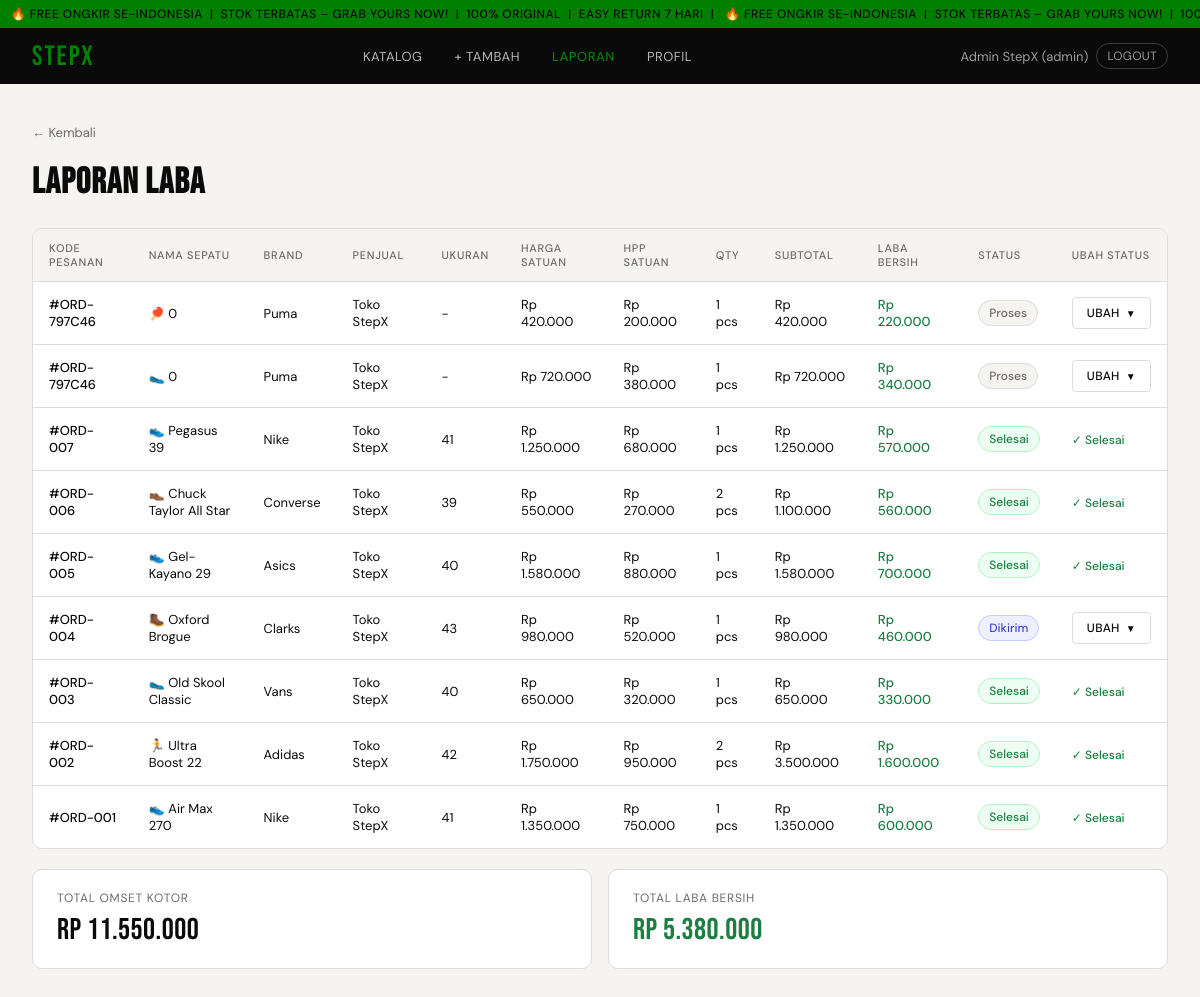
/laba.php (signed in), run on an earlier commit of the app's database.
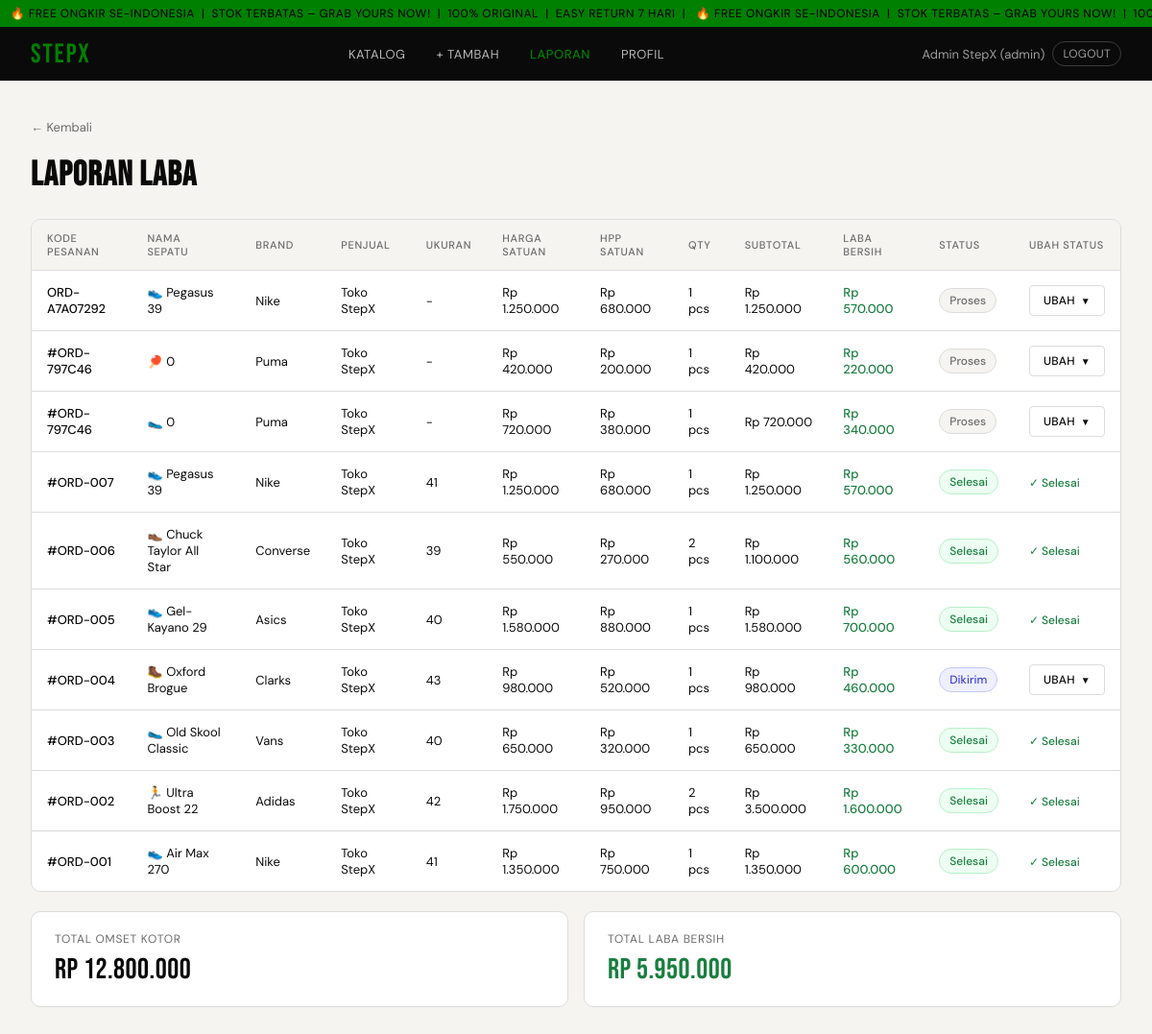
And on a later commit of the database.
### tables this page shows
CREATE TABLE IF NOT EXISTS `detail_pesanan` (
  `id` int unsigned NOT NULL AUTO_INCREMENT,
  `pesanan_id` int unsigned NOT NULL,
  `produk_id` int unsigned NOT NULL,
  `penjual_id` int unsigned NOT NULL,
  `nama_produk` varchar(200) NOT NULL COMMENT 'Snapshot nama saat order',
  `harga_satuan` decimal(12,2) NOT NULL COMMENT 'Snapshot harga saat order',
  `hpp_satuan` decimal(12,2) NOT NULL COMMENT 'Snapshot HPP saat order',
  `ukuran` varchar(10) DEFAULT NULL,
  `qty` int NOT NULL DEFAULT '1',
  `subtotal` decimal(12,2) NOT NULL,
  PRIMARY KEY (`id`),
  KEY `fk_detail_produk` (`produk_id`),
  KEY `idx_detail_penjual` (`penjual_id`),
  KEY `idx_detail_pesanan` (`pesanan_id`),
  CONSTRAINT `fk_detail_penjual` FOREIGN KEY (`penjual_id`) REFERENCES `users` (`id`),
  CONSTRAINT `fk_detail_pesanan` FOREIGN KEY (`pesanan_id`) REFERENCES `pesanan` (`id`) ON DELETE CASCADE,
  CONSTRAINT `fk_detail_produk` FOREIGN KEY (`produk_id`) REFERENCES `produk` (`id`)
);

CREATE TABLE IF NOT EXISTS `pesanan` (
  `id` int unsigned NOT NULL AUTO_INCREMENT,
  `kode_pesanan` varchar(20) NOT NULL,
  `pembeli_id` int unsigned NOT NULL,
  `alamat_id` int unsigned NOT NULL,
  `subtotal` decimal(12,2) NOT NULL,
  `ongkos_kirim` decimal(10,2) NOT NULL DEFAULT '0.00',
  `diskon` decimal(10,2) NOT NULL DEFAULT '0.00',
  `total_bayar` decimal(12,2) NOT NULL,
  `metode_bayar` enum('transfer_bank','cod','ewallet','kartu_kredit') NOT NULL,
  `status_bayar` enum('menunggu','lunas','gagal','refund') NOT NULL DEFAULT 'menunggu',
  `status_pesanan` enum('proses','dikemas','dikirim','selesai','dibatalkan') NOT NULL DEFAULT 'proses',
  `catatan` text,
  `created_at` datetime NOT NULL DEFAULT CURRENT_TIMESTAMP,
  `updated_at` datetime NOT NULL DEFAULT CURRENT_TIMESTAMP ON UPDATE CURRENT_TIMESTAMP,
  PRIMARY KEY (`id`),
  UNIQUE KEY `kode_pesanan` (`kode_pesanan`),
  KEY `fk_pesanan_alamat` (`alamat_id`),
  KEY `idx_pesanan_pembeli` (`pembeli_id`),
  KEY `idx_pesanan_status` (`status_pesanan`),
  KEY `idx_pesanan_tanggal` (`created_at`),
  CONSTRAINT `fk_pesanan_alamat` FOREIGN KEY (`alamat_id`) REFERENCES `alamat_pembeli` (`id`),
  CONSTRAINT `fk_pesanan_pembeli` FOREIGN KEY (`pembeli_id`) REFERENCES `users` (`id`)
);

CREATE TABLE IF NOT EXISTS `produk` (
  `id` int unsigned NOT NULL AUTO_INCREMENT,
  `penjual_id` int unsigned NOT NULL,
  `kategori_id` int unsigned NOT NULL,
  `nama` varchar(200) NOT NULL,
  `brand` varchar(100) NOT NULL,
  `deskripsi` text,
  `harga_jual` decimal(12,2) NOT NULL,
  `hpp` decimal(12,2) NOT NULL COMMENT 'Harga Pokok Penjualan / Modal',
  `stok` int NOT NULL DEFAULT '0',
  `berat_gram` int NOT NULL DEFAULT '500',
  `emoji` varchar(10) DEFAULT '?',
  `is_new` tinyint(1) NOT NULL DEFAULT '0',
  `status` enum('aktif','nonaktif','habis') NOT NULL DEFAULT 'aktif',
  `created_at` datetime NOT NULL DEFAULT CURRENT_TIMESTAMP,
  `updated_at` datetime NOT NULL DEFAULT CURRENT_TIMESTAMP ON UPDATE CURRENT_TIMESTAMP,
  PRIMARY KEY (`id`),
  KEY `idx_produk_kategori` (`kategori_id`),
  KEY `idx_produk_penjual` (`penjual_id`),
  KEY `idx_produk_status` (`status`),
  CONSTRAINT `fk_produk_kategori` FOREIGN KEY (`kategori_id`) REFERENCES `kategori` (`id`),
  CONSTRAINT `fk_produk_penjual` FOREIGN KEY (`penjual_id`) REFERENCES `users` (`id`),
  CONSTRAINT `chk_harga` CHECK ((`harga_jual` > 0)),
  CONSTRAINT `chk_hpp` CHECK ((`hpp` > 0)),
  CONSTRAINT `chk_stok` CHECK ((`stok` >= 0))
);

CREATE TABLE IF NOT EXISTS `users` (
  `id` int unsigned NOT NULL AUTO_INCREMENT,
  `nama` varchar(100) NOT NULL,
  `email` varchar(150) NOT NULL,
  `password` varchar(255) NOT NULL,
  `no_hp` varchar(20) DEFAULT NULL,
  `role` enum('pembeli','penjual','admin') NOT NULL DEFAULT 'pembeli',
  `status` enum('aktif','nonaktif','banned') NOT NULL DEFAULT 'aktif',
  `created_at` datetime NOT NULL DEFAULT CURRENT_TIMESTAMP,
  `updated_at` datetime NOT NULL DEFAULT CURRENT_TIMESTAMP ON UPDATE CURRENT_TIMESTAMP,
  PRIMARY KEY (`id`),
  UNIQUE KEY `email` (`email`)
);

### includes/config.php (called while the page is built, shortened)
<?php
function currentUser(): array {
  return [
    'id'    => $_SESSION['user_id']   ?? 0,
    'nama'  => $_SESSION['nama']      ?? '',
    'email' => $_SESSION['email']     ?? '',
    'role'  => $_SESSION['role']      ?? '',
    'no_hp' => $_SESSION['no_hp']     ?? '',
  ];
}
function rp(int|float $n): string {
  return 'Rp ' . number_format($n, 0, ',', '.');
}

### laba.php (the view, shortened to what this page needs)
<?php
require_once __DIR__ . '/includes/config.php';
$user = currentUser();
$db = getDB();
if ($user['role'] === 'admin') {
  $rows = $db->query(
    'SELECT
        dp.id,
        dp.pesanan_id,
        dp.produk_id,
        dp.nama_produk,
        dp.harga_satuan,
        dp.hpp_satuan,
        dp.qty,
        dp.subtotal,
        dp.ukuran,
        pr.brand,
        pr.emoji,
        u.nama  AS penjual_nama,
        p.kode_pesanan,
        p.status_pesanan
      FROM detail_pesanan dp
      JOIN produk  pr ON pr.id = dp.produk_id
      JOIN users   u  ON u.id  = dp.penjual_id
      JOIN pesanan p  ON p.id  = dp.pesanan_id
      ORDER BY dp.id DESC'
  )->fetch_all(MYSQLI_ASSOC);
}
$totalOmset = 0;
$totalLaba  = 0;
foreach ($rows as $r) {
  $totalOmset += (float)$r['subtotal'];
  $totalLaba  += ((float)$r['harga_satuan'] - (float)$r['hpp_satuan']) * (int)$r['qty'];
}
function statusStyle(string $s): array {
  return match($s) {
    'selesai'    => ['bg' => '#EDFFF2', 'color' => '#1A7F40', 'border' => '#B6F0C9'],
    'dikirim'    => ['bg' => '#EEF0FF', 'color' => '#4040CC', 'border' => '#C5C9FF'],
    'dikemas'    => ['bg' => '#FFFAEB', 'color' => '#A06300', 'border' => '#FFE5A0'],
    'proses'     => ['bg' => '#F5F4F0', 'color' => '#6B6B6B', 'border' => '#DCDCDC'],
    'dibatalkan' => ['bg' => '#FFF0EF', 'color' => '#FF3A2D', 'border' => '#FFCFCC'],
    default      => ['bg' => '#F5F4F0', 'color' => '#6B6B6B', 'border' => '#DCDCDC'],
  };
}
$colSpan = $user['role'] === 'admin' ? 12 : 11;
$activePage = 'laba';
require_once __DIR__ . '/includes/header.php';
?>
<div class="laba-wrap">
  <a class="back-link" href="catalog.php" style="display:inline-flex;align-items:center;gap:6px;padding-top:8px">← Kembali</a>
  <h2>Laporan Laba</h2>
  <div class="laba-table-wrap">
    <table class="laba-table">
      <thead>
        <tr>
          <th>Kode Pesanan</th>
          <th>Nama Sepatu</th>
          <th>Brand</th>
          <?php if ($user['role'] === 'admin'): ?><th>Penjual</th><?php endif; ?>
          <th>Ukuran</th>
          <th>Harga Satuan</th>
          <th>HPP Satuan</th>
          <th>Qty</th>
          <th>Subtotal</th>
          <th>Laba Bersih</th>
          <th>Status</th>
          <th>Ubah Status</th>
        </tr>
      </thead>
      <tbody>
        <?php if (empty($rows)): ?>
          <tr>
            <td colspan="<?= $colSpan ?>"
                style="text-align:center;padding:32px;color:var(--muted)">
              Belum ada transaksi
            </td>
          </tr>
        <?php else: ?>
          <?php foreach ($rows as $r):
            $laba    = ((float)$r['harga_satuan'] - (float)$r['hpp_satuan']) * (int)$r['qty'];
            $st      = statusStyle($r['status_pesanan']);
            $dropId  = 'dd-' . $r['pesanan_id'] . '-' . $r['id'];
          ?>
          <tr id="row-<?= $r['pesanan_id'] ?>">
            <td style="font-weight:500"><?= htmlspecialchars($r['kode_pesanan']) ?></td>
            <td><?= htmlspecialchars($r['emoji'] ?? '') ?> <?= htmlspecialchars($r['nama_produk']) ?></td>
            <td><?= htmlspecialchars($r['brand']) ?></td>
            <?php if ($user['role'] === 'admin'): ?>
              <td><?= htmlspecialchars($r['penjual_nama']) ?></td>
            <?php endif; ?>
            <td><?= htmlspecialchars($r['ukuran'] ?? '-') ?></td>
            <td><?= rp($r['harga_satuan']) ?></td>
            <td><?= rp($r['hpp_satuan']) ?></td>
            <td><?= (int)$r['qty'] ?> pcs</td>
            <td><?= rp($r['subtotal']) ?></td>
            <td class="profit-val"><?= rp($laba) ?></td>
            <td>
              <span class="status-pill"
                style="background:<?= $st['bg'] ?>;color:<?= $st['color'] ?>;border-color:<?= $st['border'] ?>">
                <?= htmlspecialchars($r['status_pesanan']) ?>
              </span>
            </td>
            <td>
              <?php if ($r['status_pesanan'] === 'dibatalkan'): ?>
                <span style="font-size:12px;color:var(--muted)">—</span>
              <?php elseif ($r['status_pesanan'] === 'selesai'): ?>
                <span style="font-size:12px;color:#1A7F40;font-weight:500">✓ Selesai</span>
              <?php else: ?>
                <div class="status-dropdown" id="<?= $dropId ?>">
                  <button type="button" class="btn-ghost"
                    style="display:flex;align-items:center;gap:6px;font-size:12px"
                    onclick="toggleDropdown('<?= $dropId ?>')">
                    Ubah <span class="chevron">▼</span>
                  </button>
                </div>
              <?php endif; ?>
            </td>
          </tr>
          <?php endforeach; ?>
        <?php endif; ?>
      </tbody>
    </table>
  </div>
  <div class="laba-summary">
    <div class="summary-card">
      <div class="label">Total Omset Kotor</div>
      <div class="value"><?= rp($totalOmset) ?></div>
    </div>
    <div class="summary-card">
      <div class="label">Total Laba Bersih</div>
      <div class="value green"><?= rp($totalLaba) ?></div>
    </div>
  </div>
</div>
<?php require_once __DIR__ . '/includes/footer.php'; ?>

### includes/header.php (shortened to what this page needs)
<?php
$user = currentUser();
?>
<!DOCTYPE html>
<html lang="id">
<head>
<link rel="stylesheet" href="/stepx/assets/css/style.css">
</head>
<body>
<div class="ticker-bar">
  <div class="ticker-inner">
    &nbsp;&nbsp;&nbsp;🔥 FREE ONGKIR se-Indonesia &nbsp;|&nbsp; STOK TERBATAS – Grab yours now! &nbsp;|&nbsp; 100% ORIGINAL &nbsp;|&nbsp; Easy Return 7 Hari &nbsp;|&nbsp;&nbsp;&nbsp;🔥 FREE ONGKIR se-Indonesia &nbsp;|&nbsp; STOK TERBATAS – Grab yours now! &nbsp;|&nbsp; 100% ORIGINAL &nbsp;|&nbsp; Easy Return 7 Hari &nbsp;|&nbsp;
  </div>
</div>
<nav id="nav">
  <a class="logo" href="/stepx/catalog.php">STEPX</a>
  <div id="nav-links">
    <a href="/stepx/catalog.php" class="<?= $activePage==='catalog' ? 'active' : '' ?>">Katalog</a>
    <?php if ($user['role'] !== 'pembeli'): ?>
      <a href="/stepx/tambah.php" class="<?= $activePage==='tambah' ? 'active' : '' ?>">+ Tambah</a>
    <?php endif; ?>
    <?php if ($user['role'] === 'admin'): ?>
      <a href="/stepx/laba.php" class="<?= $activePage==='laba' ? 'active' : '' ?>">Laporan</a>
    <?php endif; ?>
    <a href="/stepx/profile.php" class="<?= $activePage==='profile' ? 'active' : '' ?>">Profil</a>
  </div>
  <div id="user-pill">
    <span><?= htmlspecialchars($user['nama']) ?> (<?= htmlspecialchars($user['role']) ?>)</span>
    <a href="/stepx/logout.php" id="logout-btn">Logout</a>
  </div>
</nav>

### includes/footer.php (shortened to what this page needs)
</body>
</html>

### assets/css/style.css (style rules this page uses)
*,*::before,*::after { box-sizing:border-box;margin:0;padding:0 }
:root { --brand:#0A0A0A; --accent:#E8FF00; --accent2:#FF3A2D; --surface:#F5F4F0; --surface2:#EBEBEB; --white:#FFFFFF; --text:#0A0A0A; --muted:#6B6B6B; --border:#DCDCDC; --radius:4px; --radius-lg:10px; --font-display:'Bebas Neue',sans-serif; --font-body:'DM Sans',sans-serif; }
body { font-family:var(--font-body);background:var(--surface);color:var(--text);min-height:100vh;font-size:15px }
a { color:inherit;text-decoration:none }
button { font-family:var(--font-body);cursor:pointer }
#nav { background:var(--brand);color:var(--white);padding:0 32px;display:flex;align-items:center;justify-content:space-between;height:56px;position:sticky;top:0;z-index:100 }
#nav .logo { font-family:var(--font-display);font-size:28px;letter-spacing:2px;color:green }
#nav-links { display:flex;gap:8px;align-items:center }
#nav-links a { background:none;border:none;color:rgba(255,255,255,0.7);font-size:13px;padding:6px 12px;border-radius:var(--radius);transition:all .15s;letter-spacing:.5px;text-transform:uppercase;display:inline-block }
#nav-links a.active { color:green;font-weight:500 }
#user-pill { display:flex;align-items:center;gap:8px;color:rgba(255,255,255,0.6);font-size:13px }
#logout-btn { background:none;border:1px solid rgba(255,255,255,0.2);color:rgba(255,255,255,0.6);font-size:12px;padding:4px 10px;border-radius:20px;transition:all .15s;text-transform:uppercase;letter-spacing:.3px }
.btn-ghost { background:none;border:1.5px solid var(--border);color:var(--text);padding:7px 14px;border-radius:var(--radius);font-size:12px;font-weight:500;letter-spacing:.3px;text-transform:uppercase;transition:all .15s;cursor:pointer }
.back-link { display:inline-flex;align-items:center;gap:6px;color:var(--muted);font-size:13px;margin-bottom:20px;transition:color .15s }
.laba-wrap { padding:32px }
.laba-wrap h2 { font-family:var(--font-display);font-size:36px;letter-spacing:1px;margin-bottom:24px }
.laba-table-wrap { background:var(--white);border-radius:var(--radius-lg);border:1px solid var(--border);overflow:hidden }
.laba-table { width:100%;border-collapse:collapse;font-size:13px }
.laba-table th { background:var(--surface);padding:12px 16px;text-align:left;font-size:11px;text-transform:uppercase;letter-spacing:.7px;color:var(--muted);font-weight:500;border-bottom:1px solid var(--border) }
.laba-table td { padding:14px 16px;border-bottom:1px solid var(--border) }
.laba-table tr:last-child td { border-bottom:none }
.profit-val { color:#1A7F40;font-weight:500 }
.laba-summary { display:grid;grid-template-columns:1fr 1fr;gap:16px;margin-top:20px }
.summary-card { background:var(--white);border-radius:var(--radius-lg);border:1px solid var(--border);padding:20px 24px }
.summary-card .label { font-size:12px;text-transform:uppercase;letter-spacing:.7px;color:var(--muted);margin-bottom:6px }
.summary-card .value { font-family:var(--font-display);font-size:30px;letter-spacing:.5px }
.summary-card .value.green { color:#1A7F40 }
.status-pill { display:inline-flex;align-items:center;gap:6px;padding:4px 10px;border-radius:20px;font-size:12px;font-weight:500;border:1px solid;text-transform:capitalize;white-space:nowrap }
.status-dropdown { position:relative;display:inline-block }
.chevron { font-size:10px;transition:transform .15s }
.ticker-bar { background:green;color:var(--brand);font-size:12px;font-weight:500;letter-spacing:.5px;text-transform:uppercase;padding:6px 0;overflow:hidden;white-space:nowrap }
.ticker-inner { display:inline-block;animation:ticker 18s linear infinite }

What changed in the data, as far as the page shows it:
added detail_pesanan: pesanan.kode_pesanan "ORD-A7A07292", produk.emoji "👟", nama_produk "Pegasus 39", produk.brand "Nike", penjual.nama "Toko StepX", ukuran "-", harga_satuan "Rp 1.250.000", hpp_satuan "Rp 680.000", qty "1", subtotal "Rp 1.250.000", rp($laba) "Rp 570.000", pesanan.status_pesanan "Proses"
Also different on the page:
rp($totalOmset): "Rp 11.550.000" → "Rp 12.800.000"
rp($totalLaba): "Rp 5.380.000" → "Rp 5.950.000"
